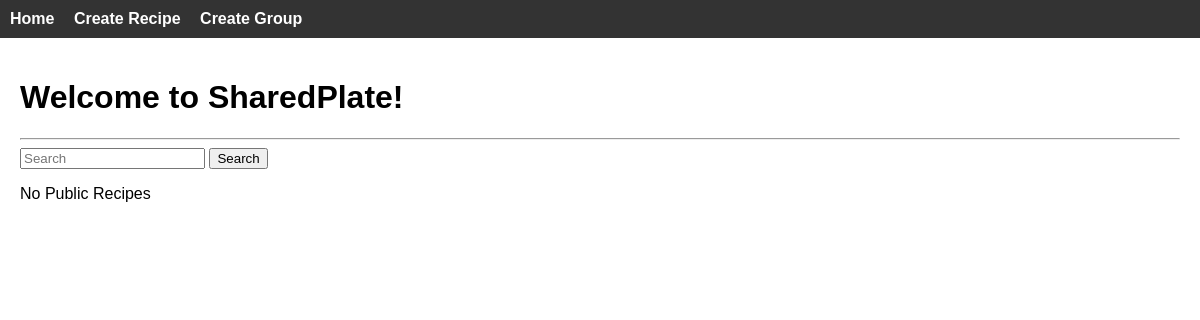
Before: / with the older database file.
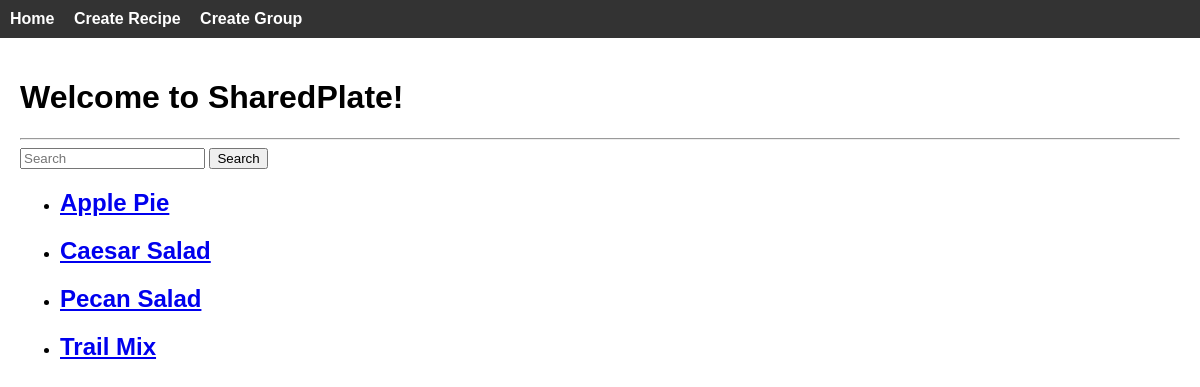
After: the same page with the newer database file.
### app/models.py (models this page shows)
class Recipe(db.Model):
    __tablename__ = 'recipe'
    id = db.Column(db.Integer, primary_key=True)
    user_email = db.Column(db.String(64), db.ForeignKey('user.email'), nullable=False)
    group_id = db.Column(db.Integer, db.ForeignKey('group.id'), nullable=False)
    title = db.Column(db.String(64), nullable=False)
    prep_time = db.Column(db.Integer, nullable = False)
    cook_time = db.Column(db.Integer, nullable=False)
    body = db.Column(db.TEXT, nullable=False)
    category = db.Column(db.String(64), nullable=False)
    num_serves = db.Column(db.Integer, nullable = False)
    privacy_setting = db.Column(db.String(64), nullable=False)
    is_validated = db.Column(db.Boolean, nullable=True)
    date_posted = db.Column(db.TEXT, nullable=False)
    forked_from_id = db.Column(db.Integer, db.ForeignKey('recipe.id'), nullable=True)

### app/routes.py (the view, shortened to what this page needs)
@app.route('/', methods=['GET', 'POST'])
def home():
    form = SearchRecipe(request.args)
    recipes_query = Recipe.query.filter_by(privacy_setting='public')
    if form.search.data and form.search.data.strip():
        recipes_query = recipes_query.filter(
            Recipe.title.ilike(f"%{form.search.data}%")
        )
    recipes = recipes_query.all()
    return render_template('index.html', recipes=recipes, form=form)

### app/forms.py
class SearchRecipe(FlaskForm):
    search = StringField("Search recipes:", validators=[Optional()])
    submit = SubmitField('Search')

### app/templates/index.html (shortened to what this page needs)
{% extends "base.html" %}
{% block content %}
  <h1>Welcome to SharedPlate!</h1>
  <hr>
  <form method="get" action="{{ url_for('home') }}" autocomplete="off">
    {{ form.search(placeholder='Search') }}
    {{ form.submit }}
  </form>
  {% if recipes %}
    <ul class="recipes">
      {% for recipe in recipes %}
        <li class="recipe">
          <h2><a href="{{ url_for('recipe_detail', recipe_id=recipe.id) }}">{{ recipe.title }}</a></h2>
        </li>
      {% endfor %}
    </ul>
  {% else %}
    <p>No Public Recipes</p>
  {% endif %}
{% endblock %}

### app/templates/base.html (shortened to what this page needs)
<!DOCTYPE html>
<html>
<head>
</head>
<body>
<div class="navbar">
    <a href="/">Home</a>
    <a href="/create-recipe">Create Recipe</a>
    <a href="/create-group">Create Group</a>
</div>
<div class="container">
    {% block content %}{% endblock %}
</div>
</body>
</html>

### app/templates/base.html (style rules this page uses)
body { font-family: Arial, sans-serif; margin: 0; }
.navbar { background-color: #333; overflow: hidden; padding: 10px; }
.navbar a { color: white; text-decoration: none; margin-right: 15px; font-weight: bold; }
.container { padding: 20px; }

Changed rows visible on the page:
added Recipe: title "Apple Pie"
added Recipe: title "Caesar Salad"
added Recipe: title "Pecan Salad"
added Recipe: title "Trail Mix"
Other visible differences:
text no longer shown: "No Public Recipes"
